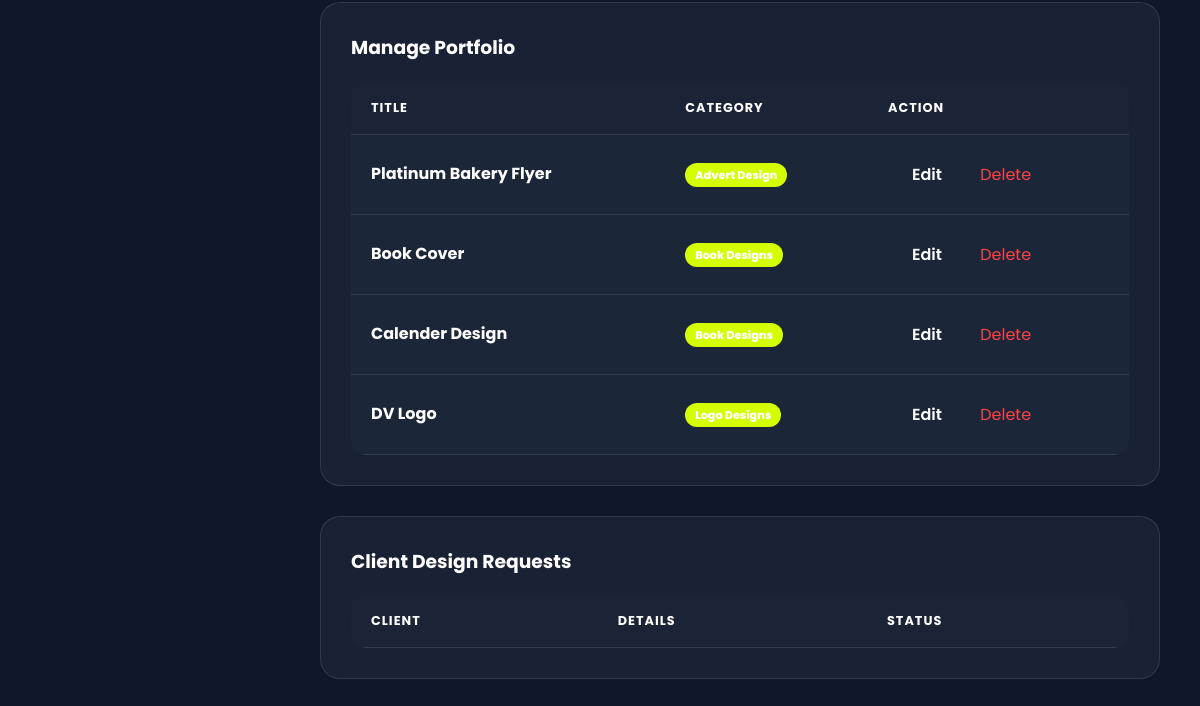
/admin/dashboard (signed in, lower part), run on an earlier commit of the app's database.
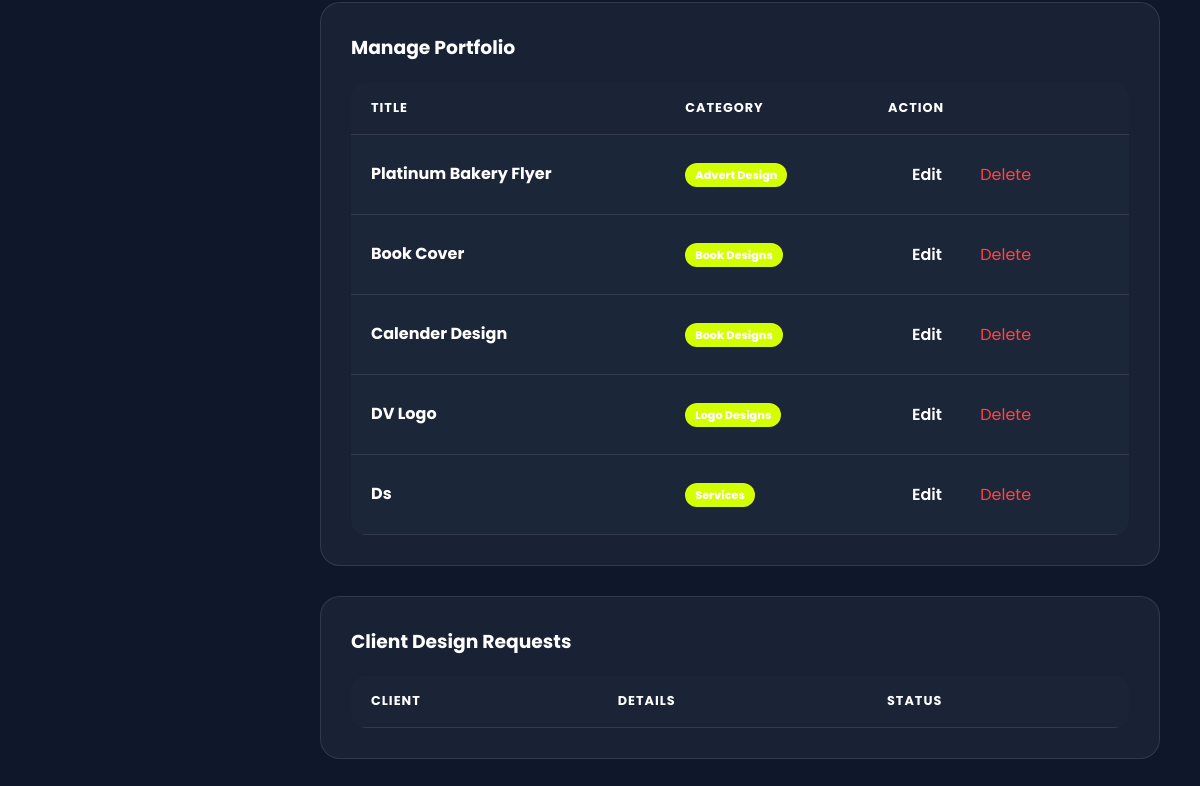
And on a later commit of the database.
### tables this page shows
CREATE TABLE works (
        id INTEGER PRIMARY KEY AUTOINCREMENT,
        title TEXT, description TEXT, category TEXT,
        media_url TEXT, media_type TEXT, pdf_url TEXT);

### app.py (the view)
@app.route('/admin/dashboard')
def admin_dashboard():
    if not session.get('logged_in'):
        return redirect(url_for('login'))
    conn = get_db_connection()
    works = conn.execute('SELECT * FROM works').fetchall()
    reqs = conn.execute('SELECT * FROM requests').fetchall()
    profile = conn.execute('SELECT * FROM profile WHERE id = 1').fetchone()
    conn.close()
    return render_template('admin.html', works=works, requests=reqs, profile=profile)

### app.py (called while the page is built)
def get_db_connection():
    conn = sqlite3.connect('database.db')
    conn.row_factory = sqlite3.Row
    return conn

### templates/admin.html (shortened to what this page needs)
<!DOCTYPE html>
<html lang="en">
<head>
    <link rel="stylesheet" href="{{ url_for('static', filename='css/style.css') }}">
    <link rel="stylesheet" href="https://cdnjs.cloudflare.com/ajax/libs/font-awesome/6.0.0/css/all.min.css">
</head>
<body class="admin-body" data-theme="dark">
    <main class="admin-main">
        <section id="manage" class="card">
            <h3 style="margin-bottom: 20px;">Manage Portfolio</h3>
            <div class="admin-table-container">
                <table>
                    <thead>
                        <tr>
                            <th>Title</th>
                            <th>Category</th>
                            <th>Action</th>
                        </tr>
                    </thead>
                    <tbody>
                        {% for work in works %}
                        <tr>
                            <td><strong>{{ work.title }}</strong></td>
                            <td><span class="badge-paid" style="background: var(--primary);">{{ work.category }}</span></td>
                            <td>
                                <button class="tab-btn" onclick="toggleEdit('{{ work.id }}')">Edit</button>
                                <a href="/admin/delete/{{ work.id }}" style="color: #ff4444; margin-left: 10px;" onclick="return confirm('Delete this project?')">Delete</a>
                            </td>
                        </tr>
                        {% endfor %}
                    </tbody>
                </table>
            </div>
        </section>
        <section id="requests" class="card">
            <h3 style="margin-bottom: 20px;">Client Design Requests</h3>
            <div class="admin-table-container">
                <table>
                    <thead>
                        <tr>
                            <th>Client</th>
                            <th>Details</th>
                            <th>Status</th>
                        </tr>
                    </thead>
                </table>
            </div>
        </section>
    </main>
</body>
</html>

What changed in the data, as far as the page shows it:
added works: title "Ds", category "Services"
